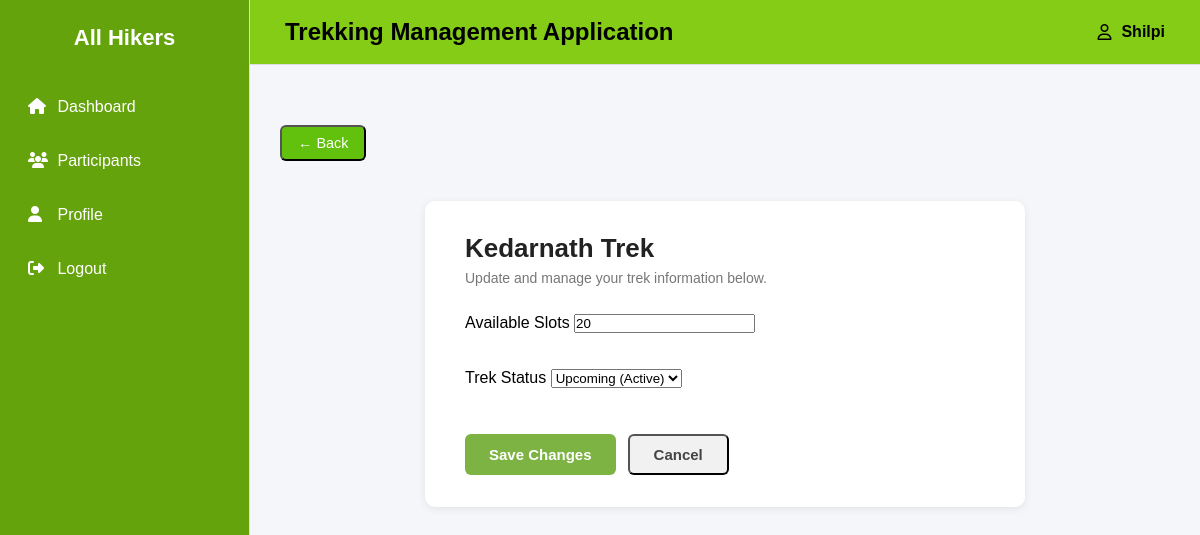
The app's page /staff_dashboard/manage_trek/1 (signed in), older data.
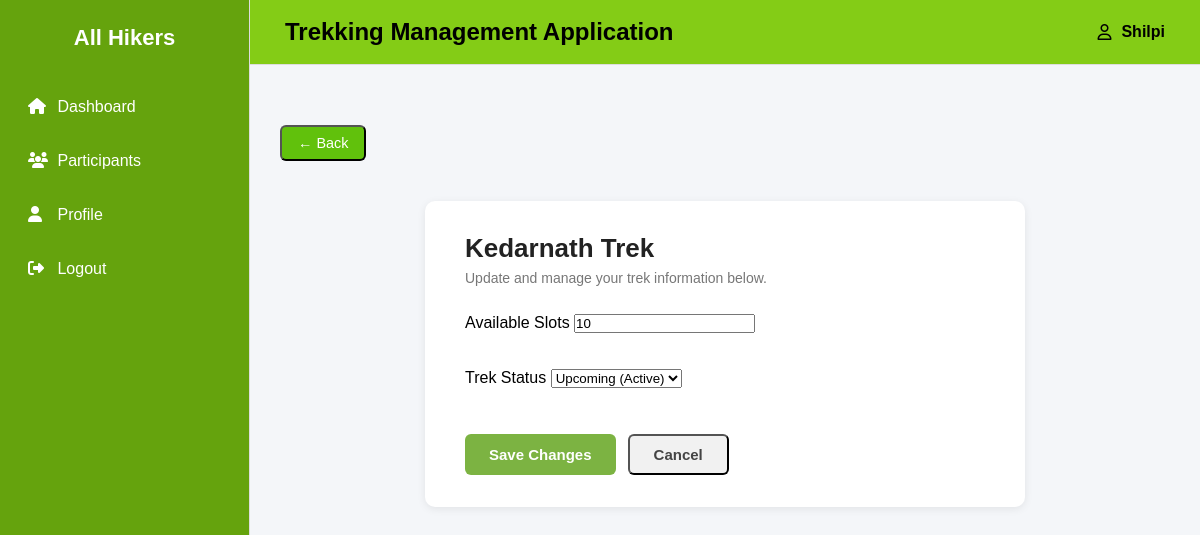
The same page, newer data.
### backend/models.py (models this page shows)
class Trek(db.Model):
    __tablename__="trek"
    id = db.Column(db.Integer,primary_key=True)
    trek_name = db.Column(db.String,nullable=False)
    location = db.Column(db.String,nullable=False)
    difficulty = db.Column(db.String,nullable=False)
    duration_days = db.Column(db.Integer,nullable=False)
    available_slots = db.Column(db.Integer,nullable=False)
    assigned_staff_id = db.Column(db.Integer, db.ForeignKey("staff_profile.id"),nullable=True)
    status = db.Column(db.String,default="Available")
    start_date = db.Column(db.Date,nullable=False)
    end_date = db.Column(db.Date,nullable=False)
    bookings=db.relationship("Booking",cascade="all,delete",backref="trek",lazy=True) #Trek can access all of its bookings

### backend/controllers.py (the view)
@auth_bp.route('/staff_dashboard/manage_trek/<int:trek_id>')
def manage_trek(trek_id):
    user_id = session.get('id')
    if not user_id:
        flash("Please login first", "danger")
        return redirect(url_for('auth_bp.login'))
    staff = Staff_profile.query.filter_by(user_id=user_id).first()
    if not staff:
        flash("Staff profile not found", "danger")
        return redirect(url_for('auth_bp.login'))
    trek = Trek.query.get_or_404(trek_id)
    bookings = Booking.query.filter(
        Booking.trek_id == trek.id,
        Booking.booking_status != "Cancelled"
    ).all()
    return render_template('manage_trek.html', trek=trek, bookings=bookings, name=session.get('name'))

### templates/manage_trek.html (shortened to what this page needs)
{% extends "base.html" %}
{% block content %}
<link rel="stylesheet" href="{{ url_for('static', filename='css/profile.css') }}">
<div class="page-header">
    <button type="button" class="btn-add-trek" onclick="history.back()">&larr; Back</button>
</div>
<div class="profile-container">
    <h1>{{ trek.trek_name }}</h1>
    <p class="profile-subtitle">Update and manage your trek information below.</p>
    <form method="POST" action="{{ url_for('auth.update_trek', trek_id=trek.id) }}">
        <div class="form-row">
            <div class="form-group">
                <label>Available Slots</label>
                <input type="number" name="available_slots" value="{{ trek.available_slots }}" min="0" required>
            </div>
            <br><br>
            <div class="form-group">
                <label>Trek Status</label>
                <select name="status">
                    <option value="Available" {% if trek.status == "Available" %}selected{% endif %}>Upcoming (Active)</option>
                </select>
            </div>
            <br><br>
        </div>
        <div class="form-actions">
            <button type="submit" class="btn-save">Save Changes</button>
            <button type="button" class="btn-cancel" onclick="history.back()">Cancel</button>
        </div>
    </form>
</div>
{% endblock %}

Row changes from the older to the newer data that the page shows:
changed Trek "Kedarnath Trek": available_slots "20" → "10"; status (not shown) → "Upcoming (Active)"
Text that changed along with them:
form field status: "Upcoming (Active)" → (not shown)
